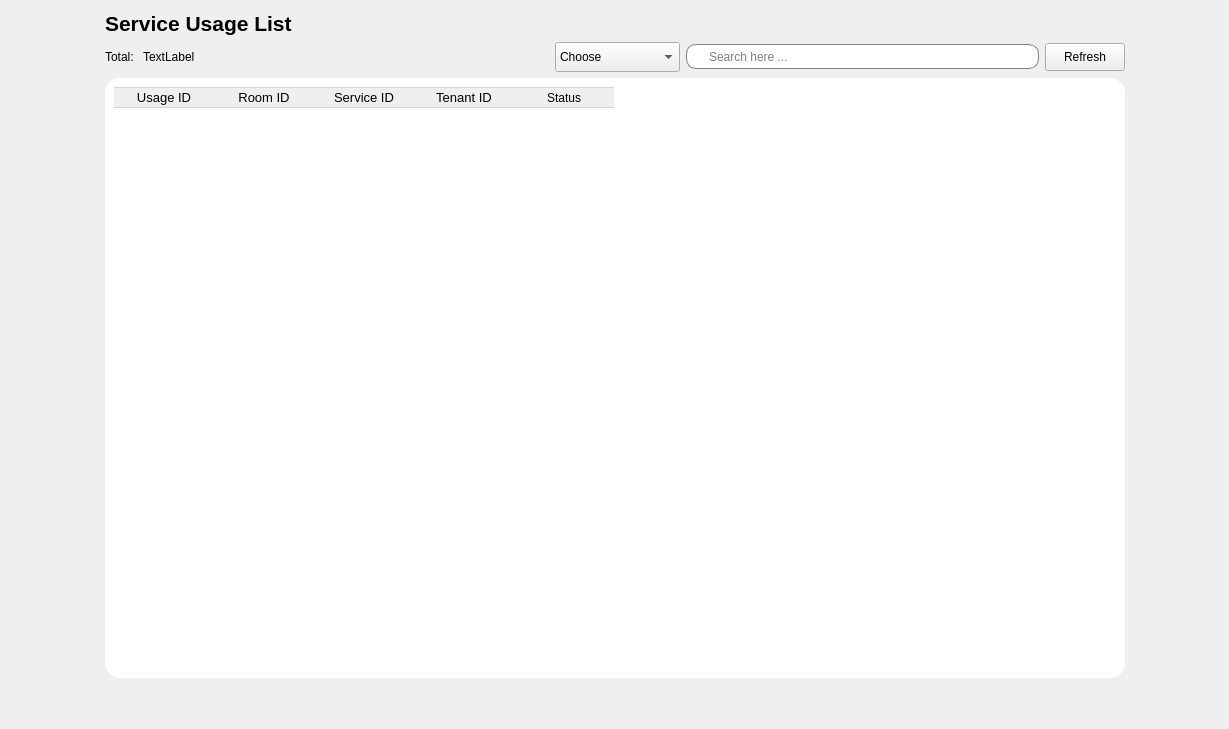
             <widget class="QWidget" name="page_5">
              <layout class="QHBoxLayout" name="horizontalLayout_47">
               <item>
                <spacer name="horizontalSpacer_36">
                 <property name="orientation">
                  <enum>Qt::Orientation::Horizontal</enum>
                 </property>
                 <property name="sizeHint" stdset="0">
                  <size>
                   <width>94</width>
                   <height>20</height>
                  </size>
                 </property>
                </spacer>
               </item>
               <item>
                <layout class="QVBoxLayout" name="verticalLayout_22">
                 <item>
                  <layout class="QHBoxLayout" name="horizontalLayout_27">
                   <item>
                    <widget class="QLabel" name="label_18">
                     <property name="font">
                      <font>
                       <pointsize>16</pointsize>
                       <bold>true</bold>
                      </font>
                     </property>
                     <property name="text">
                      <string>Service Usage List</string>
                     </property>
                    </widget>
                   </item>
                   <item>
                    <spacer name="horizontalSpacer_19">
                     <property name="orientation">
                      <enum>Qt::Orientation::Horizontal</enum>
                     </property>
                     <property name="sizeHint" stdset="0">
                      <size>
                       <width>40</width>
                       <height>20</height>
                      </size>
                     </property>
                    </spacer>
                   </item>
                  </layout>
                 </item>
                 <item>
                  <layout class="QHBoxLayout" name="horizontalLayout_28">
                   <item>
                    <layout class="QHBoxLayout" name="horizontalLayout_29">
                     <item>
                      <widget class="QLabel" name="label_19">
                       <property name="text">
                        <string>Total: </string>
                       </property>
                      </widget>
                     </item>
                     <item>
                      <widget class="QLabel" name="totalserviceUsage">
                       <property name="text">
                        <string>TextLabel</string>
                       </property>
                      </widget>
                     </item>
                    </layout>
                   </item>
                   <item>
                    <spacer name="horizontalSpacer_20">
                     <property name="orientation">
                      <enum>Qt::Orientation::Horizontal</enum>
                     </property>
                     <property name="sizeHint" stdset="0">
                      <size>
                       <width>40</width>
                       <height>20</height>
                      </size>
                     </property>
                    </spacer>
                   </item>
                   <item>
                    <widget class="QComboBox" name="CBSSUsage">
                     <property name="minimumSize">
                      <size>
                       <width>0</width>
                       <height>30</height>
                      </size>
                     </property>
                     <item>
                      <property name="text">
                       <string>Choose</string>
                      </property>
                     </item>
                     <item>
                      <property name="text">
                       <string>Service Usage ID</string>
                      </property>
                     </item>
                     <item>
                      <property name="text">
                       <string>Room ID</string>
                      </property>
                     </item>
                    </widget>
                   </item>
                   <item>
                    <widget class="QLineEdit" name="LineEditSearchSerUsage">
                     <property name="minimumSize">
                      <size>
                       <width>0</width>
                       <height>25</height>
                      </size>
                     </property>
                     <property name="styleSheet">
                      <string notr="true">QLineEdit{
padding-left:20px;
border: 1px solid gray;
border-radius: 10px;
}</string>
                     </property>
                     <property name="placeholderText">
                      <string>Search here ...</string>
                     </property>
                    </widget>
                   </item>
                   <item>
                    <widget class="QPushButton" name="RefbtnSerusage">
                     <property name="minimumSize">
                      <size>
                       <width>65</width>
                       <height>28</height>
                      </size>
                     </property>
                     <property name="text">
                      <string>Refresh</string>
                     </property>
                     <property name="icon">
                      <iconset resource="Resources.qrc">
                       <normaloff>:/new/prefix1/Resources/reload.png</normaloff>:/new/prefix1/Resources/reload.png</iconset>
                     </property>
                    </widget>
                   </item>
                  </layout>
                 </item>
                 <item>
                  <widget class="QFrame" name="frame_7">
                   <property name="minimumSize">
                    <size>
                     <width>1020</width>
                     <height>600</height>
                    </size>
                   </property>
                   <property name="styleSheet">
                    <string notr="true">QWidget{
background-color: rgb(255, 255, 255);
border-radius:15px;
}</string>
                   </property>
                   <property name="frameShape">
                    <enum>QFrame::Shape::StyledPanel</enum>
                   </property>
                   <property name="frameShadow">
                    <enum>QFrame::Shadow::Raised</enum>
                   </property>
                   <layout class="QVBoxLayout" name="verticalLayout_9">
                    <item>
                     <widget class="QTableWidget" name="SerUsageTable">
                      <property name="minimumSize">
                       <size>
                        <width>0</width>
                        <height>0</height>
                       </size>
                      </property>
                      <property name="font">
                       <font>
                        <pointsize>10</pointsize>
                       </font>
                      </property>
                      <property name="styleSheet">
                       <string notr="true">QPushButton{
	 border: none;
}
QTableWidget::item {
       border-right: none;
       border-left: none;
       border-bottom: 1px solid #D3D3D3;
}
QHeaderView::section {
       border: 1px solid #D3D3D3; 
       border-right: none;      
       border-left: none;       
}</string>
                      </property>
                      <property name="editTriggers">
                       <set>QAbstractItemView::EditTrigger::NoEditTriggers</set>
                      </property>
                      <property name="alternatingRowColors">
                       <bool>true</bool>
                      </property>
                      <property name="selectionMode">
                       <enum>QAbstractItemView::SelectionMode::NoSelection</enum>
                      </property>
                      <property name="showGrid">
                       <bool>false</bool>
                      </property>
                      <attribute name="horizontalHeaderVisible">
                       <bool>true</bool>
                      </attribute>
                      <attribute name="horizontalHeaderCascadingSectionResizes">
                       <bool>false</bool>
                      </attribute>
                      <attribute name="horizontalHeaderHighlightSections">
                       <bool>true</bool>
                      </attribute>
                      <attribute name="horizontalHeaderShowSortIndicator" stdset="0">
                       <bool>false</bool>
                      </attribute>
                      <attribute name="horizontalHeaderStretchLastSection">
                       <bool>false</bool>
                      </attribute>
                      <column>
                       <property name="text">
                        <string>Usage ID</string>
                       </property>
                       <property name="font">
                        <font>
                         <pointsize>10</pointsize>
                        </font>
                       </property>
                      </column>
                      <column>
                       <property name="text">
                        <string>Room ID</string>
                       </property>
                       <property name="font">
                        <font>
                         <pointsize>10</pointsize>
                        </font>
                       </property>
                      </column>
                      <column>
                       <property name="text">
                        <string>Service ID</string>
                       </property>
                       <property name="font">
                        <font>
                         <pointsize>10</pointsize>
                        </font>
                       </property>
                      </column>
                      <column>
                       <property name="text">
                        <string>Tenant ID</string>
                       </property>
                       <property name="font">
                        <font>
                         <pointsize>10</pointsize>
                        </font>
                       </property>
                      </column>
                      <column>
                       <property name="text">
                        <string>Status</string>
                       </property>
                      </column>
                     </widget>
                    </item>
                   </layout>
                  </widget>
                 </item>
                 <item>
                  <spacer name="verticalSpacer_8">
                   <property name="orientation">
                    <enum>Qt::Orientation::Vertical</enum>
                   </property>
                   <property name="sizeHint" stdset="0">
                    <size>
                     <width>20</width>
                     <height>40</height>
                    </size>
                   </property>
                  </spacer>
                 </item>
                </layout>
               </item>
               <item>
                <spacer name="horizontalSpacer_37">
                 <property name="orientation">
                  <enum>Qt::Orientation::Horizontal</enum>
                 </property>
                 <property name="sizeHint" stdset="0">
                  <size>
                   <width>93</width>
                   <height>20</height>
                  </size>
                 </property>
                </spacer>
               </item>
              </layout>
             </widget>
